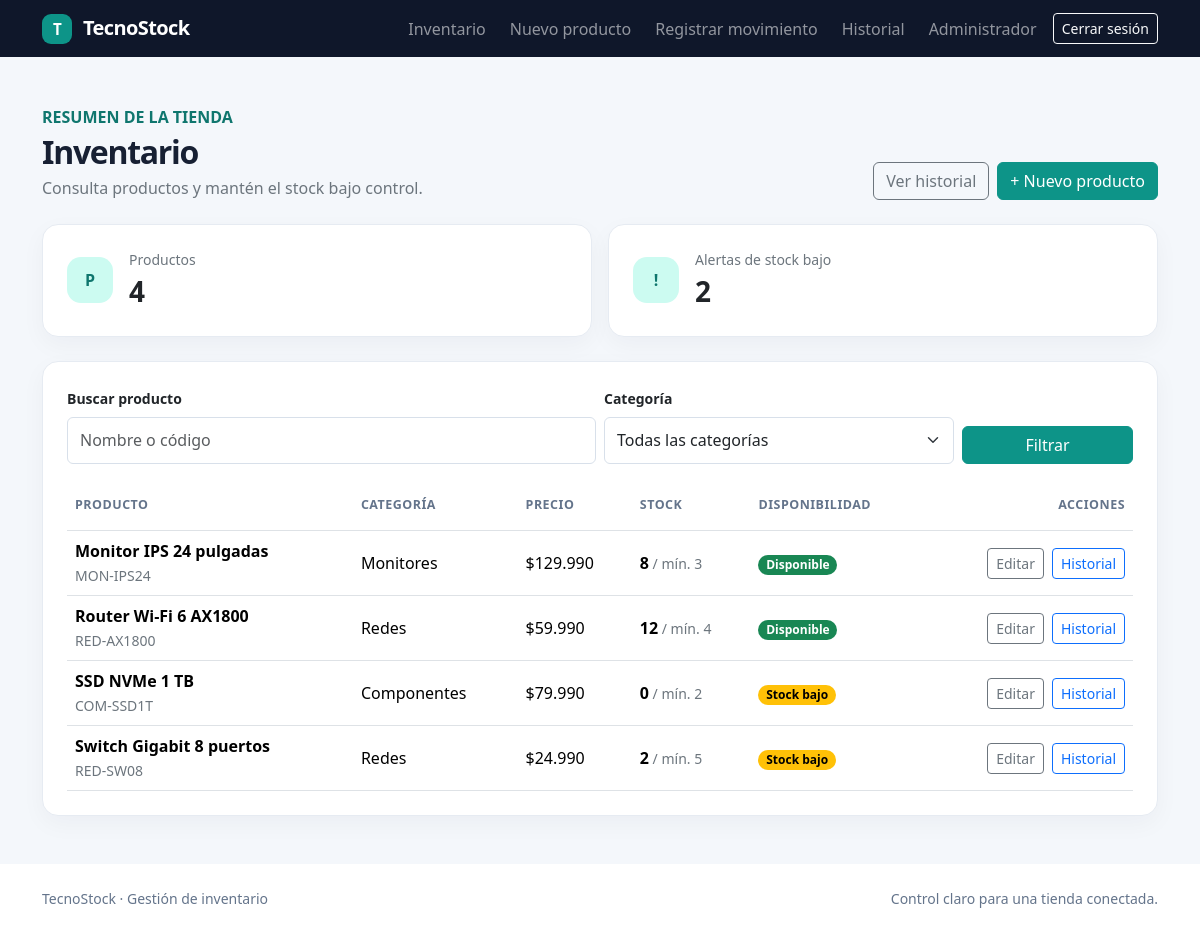
Page /dashboard.php (signed in) on the committed database.
### tables this page shows
CREATE TABLE productos (
    id INT UNSIGNED AUTO_INCREMENT PRIMARY KEY,
    categoria_id INT UNSIGNED NOT NULL,
    nombre VARCHAR(150) NOT NULL,
    codigo VARCHAR(50) NOT NULL UNIQUE,
    descripcion VARCHAR(1000) NULL,
    precio DECIMAL(12,2) NOT NULL,
    stock_actual INT UNSIGNED NOT NULL DEFAULT 0,
    stock_minimo INT UNSIGNED NOT NULL DEFAULT 0,
    creado_en TIMESTAMP NOT NULL DEFAULT CURRENT_TIMESTAMP,
    actualizado_en TIMESTAMP NOT NULL DEFAULT CURRENT_TIMESTAMP ON UPDATE CURRENT_TIMESTAMP,
    CONSTRAINT chk_productos_precio CHECK (precio >= 0),
    CONSTRAINT fk_productos_categorias FOREIGN KEY (categoria_id) REFERENCES categorias(id)
        ON UPDATE CASCADE ON DELETE RESTRICT,
    INDEX idx_productos_stock (stock_actual, stock_minimo),
    INDEX idx_productos_categoria (categoria_id)
);

CREATE TABLE categorias (
    id INT UNSIGNED AUTO_INCREMENT PRIMARY KEY,
    nombre VARCHAR(100) NOT NULL UNIQUE,
    descripcion VARCHAR(255) NULL
);

### includes/funciones.php (called while the page is built, shortened)
<?php
function e(mixed $value): string
{
    return htmlspecialchars((string) $value, ENT_QUOTES, 'UTF-8');
}
function usuario_autenticado(): bool
{
    return isset($_SESSION['usuario']['id']);
}
function formato_precio(mixed $precio): string
{
    return '$' . number_format((float) $precio, 0, ',', '.');
}

### dashboard.php (the view, shortened to what this page needs)
<?php
require_once __DIR__ . '/config/conexion.php';
require_once __DIR__ . '/includes/funciones.php';
$busqueda = trim((string) ($_GET['q'] ?? ''));
$totalConsulta = $pdo->prepare('SELECT COUNT(*) FROM productos');
$totalConsulta->execute();
$totalProductos = (int) $totalConsulta->fetchColumn();
$alertasConsulta = $pdo->prepare('SELECT COUNT(*) FROM productos WHERE stock_actual <= stock_minimo');
$alertasConsulta->execute();
$totalAlertas = (int) $alertasConsulta->fetchColumn();
$sql = 'SELECT p.id, p.nombre, p.codigo, p.precio, p.stock_actual, p.stock_minimo, c.nombre AS categoria
        FROM productos p INNER JOIN categorias c ON c.id = p.categoria_id WHERE 1 = 1';
$parametros = [];
$sql .= ' ORDER BY p.nombre';
$productosConsulta = $pdo->prepare($sql);
$productosConsulta->execute($parametros);
$productos = $productosConsulta->fetchAll();
require __DIR__ . '/includes/encabezado.php';
?>
<div class="d-flex flex-column flex-md-row justify-content-between align-items-md-end gap-3 mb-4">
    <div>
        <p class="text-teal fw-semibold mb-1">RESUMEN DE LA TIENDA</p>
        <h1 class="page-title h2 fw-bold mb-1">Inventario</h1>
        <p class="text-secondary mb-0">Consulta productos y mantén el stock bajo control.</p>
    </div>
    <div class="d-flex gap-2">
        <a class="btn btn-outline-secondary" href="historial.php">Ver historial</a>
        <a class="btn btn-primary" href="producto_nuevo.php">+ Nuevo producto</a>
    </div>
</div>
<div class="row g-3 mb-4">
    <div class="col-md-6">
        <div class="card stat-card h-100"><div class="card-body p-4 d-flex align-items-center gap-3">
            <div class="stat-icon">P</div><div><div class="text-secondary small">Productos</div><div class="fs-3 fw-bold"><?= $totalProductos ?></div></div>
        </div></div>
    </div>
    <div class="col-md-6">
        <div class="card stat-card h-100"><div class="card-body p-4 d-flex align-items-center gap-3">
            <div class="stat-icon">!</div><div><div class="text-secondary small">Alertas de stock bajo</div><div class="fs-3 fw-bold"><?= $totalAlertas ?></div></div>
        </div></div>
    </div>
</div>
<section class="card">
    <div class="card-body p-3 p-lg-4">
        <form class="row g-2 align-items-end mb-3" method="get">
            <div class="col-md-6">
                <label class="form-label small fw-semibold" for="q">Buscar producto</label>
                <input class="form-control" id="q" name="q" placeholder="Nombre o código" value="<?= e($busqueda) ?>">
            </div>
            <div class="col-md-4">
                <label class="form-label small fw-semibold" for="categoria">Categoría</label>
                <select class="form-select" id="categoria" name="categoria">
                    <option value="">Todas las categorías</option>
                </select>
            </div>
            <div class="col-md-2 d-grid"><button class="btn btn-primary" type="submit">Filtrar</button></div>
        </form>
        <div class="table-responsive">
            <table class="table align-middle mb-0">
                <thead><tr><th>Producto</th><th>Categoría</th><th>Precio</th><th>Stock</th><th>Disponibilidad</th><th class="text-end">Acciones</th></tr></thead>
                <tbody>
                <?php foreach ($productos as $producto): ?>
                    <tr>
                        <td><div class="fw-semibold"><?= e($producto['nombre']) ?></div><small class="text-secondary"><?= e($producto['codigo']) ?></small></td>
                        <td><?= e($producto['categoria']) ?></td>
                        <td><?= e(formato_precio($producto['precio'])) ?></td>
                        <td><span class="fw-semibold"><?= (int) $producto['stock_actual'] ?></span><small class="text-secondary"> / mín. <?= (int) $producto['stock_minimo'] ?></small></td>
                        <td>
                            <?php if ((int) $producto['stock_actual'] <= (int) $producto['stock_minimo']): ?>
                                <span class="badge rounded-pill text-bg-warning">Stock bajo</span>
                            <?php else: ?>
                                <span class="badge rounded-pill text-bg-success">Disponible</span>
                            <?php endif; ?>
                        </td>
                        <td class="text-nowrap">
                            <div class="d-flex justify-content-end gap-2">
                                <a class="btn btn-sm btn-outline-secondary" href="producto_editar.php?id=<?= (int) $producto['id'] ?>">Editar</a>
                                <a class="btn btn-sm btn-outline-primary" href="historial.php?producto_id=<?= (int) $producto['id'] ?>">Historial</a>
                            </div>
                        </td>
                    </tr>
                <?php endforeach; ?>
                </tbody>
            </table>
        </div>
    </div>
</section>
<?php require __DIR__ . '/includes/pie.php'; ?>

### includes/encabezado.php (shortened to what this page needs)
<!doctype html>
<html lang="es">
<head>
    <link href="https://cdn.jsdelivr.net/npm/bootstrap@5.3.3/dist/css/bootstrap.min.css" rel="stylesheet">
    <link href="assets/css/estilos.css" rel="stylesheet">
</head>
<body>
<nav class="navbar navbar-expand-lg navbar-dark navbar-tecnostock">
    <div class="container">
        <a class="navbar-brand fw-bold" href="<?= usuario_autenticado() ? 'dashboard.php' : 'index.php' ?>">
            <span class="brand-mark">T</span> TecnoStock
        </a>
        <?php if (usuario_autenticado()): ?>
            <div class="collapse navbar-collapse" id="menuPrincipal">
                <div class="navbar-nav ms-auto align-items-lg-center gap-lg-2">
                    <a class="nav-link" href="dashboard.php">Inventario</a>
                    <a class="nav-link" href="producto_nuevo.php">Nuevo producto</a>
                    <a class="nav-link" href="movimiento_nuevo.php">Registrar movimiento</a>
                    <a class="nav-link" href="historial.php">Historial</a>
                    <span class="navbar-text px-lg-2"><?= e($_SESSION['usuario']['nombre']) ?></span>
                    <a class="btn btn-outline-light btn-sm" href="logout.php">Cerrar sesión</a>
                </div>
            </div>
        <?php endif; ?>
    </div>
</nav>
<main class="container py-4 py-lg-5">

### includes/pie.php (shortened to what this page needs)
</main>
<footer class="footer-tecnostock py-4">
    <div class="container d-flex flex-column flex-sm-row justify-content-between gap-2">
        <span>TecnoStock · Gestión de inventario</span>
        <span>Control claro para una tienda conectada.</span>
    </div>
</footer>
</body>
</html>

### assets/css/estilos.css (style rules this page uses)
:root { --navy: #0f172a; --teal: #0d9488; --teal-dark: #0f766e; --ink: #172033; --muted: #64748b; --canvas: #f4f7fb; }
body { min-height: 100vh; display: flex; flex-direction: column; background: var(--canvas); color: var(--ink); }
main { flex: 1; }
.navbar-tecnostock { background: var(--navy); }
.navbar-brand { letter-spacing: -.03em; }
.brand-mark { display: inline-grid; width: 30px; height: 30px; place-items: center; margin-right: .4rem; border-radius: 9px; background: var(--teal); color: #fff; font-size: .95rem; }
.btn-primary, .btn-success { --bs-btn-bg: var(--teal); --bs-btn-border-color: var(--teal); --bs-btn-hover-bg: var(--teal-dark); --bs-btn-hover-border-color: var(--teal-dark); --bs-btn-active-bg: var(--teal-dark); --bs-btn-active-border-color: var(--teal-dark); }
.text-teal { color: var(--teal-dark) !important; }
.card { border: 1px solid #e6ebf2; border-radius: 1rem; box-shadow: 0 8px 24px rgba(15, 23, 42, .04); }
.stat-card { overflow: hidden; }
.stat-icon { width: 46px; height: 46px; display: grid; place-items: center; border-radius: 14px; background: #ccfbf1; color: var(--teal-dark); font-weight: 800; }
.page-title { letter-spacing: -.04em; }
.table thead th { padding-top: 1rem; padding-bottom: 1rem; color: var(--muted); font-size: .78rem; font-weight: 700; letter-spacing: .04em; text-transform: uppercase; }
.table td { vertical-align: middle; }
.footer-tecnostock { background: #fff; color: var(--muted); font-size: .875rem; }
.form-control, .form-select { border-color: #d8e0ea; padding-top: .65rem; padding-bottom: .65rem; }

### rows in the picture
productos: nombre "Monitor IPS 24 pulgadas", codigo "MON-IPS24", categoria.nombre "Monitores", precio "$129.990", stock_actual "8", stock_minimo "3", shows "Disponible"
productos: nombre "Router Wi-Fi 6 AX1800", codigo "RED-AX1800", categoria.nombre "Redes", precio "$59.990", stock_actual "12", stock_minimo "4", shows "Disponible"
productos: nombre "SSD NVMe 1 TB", codigo "COM-SSD1T", categoria.nombre "Componentes", precio "$79.990", stock_actual "0", stock_minimo "2", shows "Stock bajo"
productos: nombre "Switch Gigabit 8 puertos", codigo "RED-SW08", categoria.nombre "Redes", precio "$24.990", stock_actual "2", stock_minimo "5", shows "Stock bajo"

### other values in the picture
$_SESSION['usuario']['nombre'] "Administrador"
$totalProductos "4"
$totalAlertas "2"
